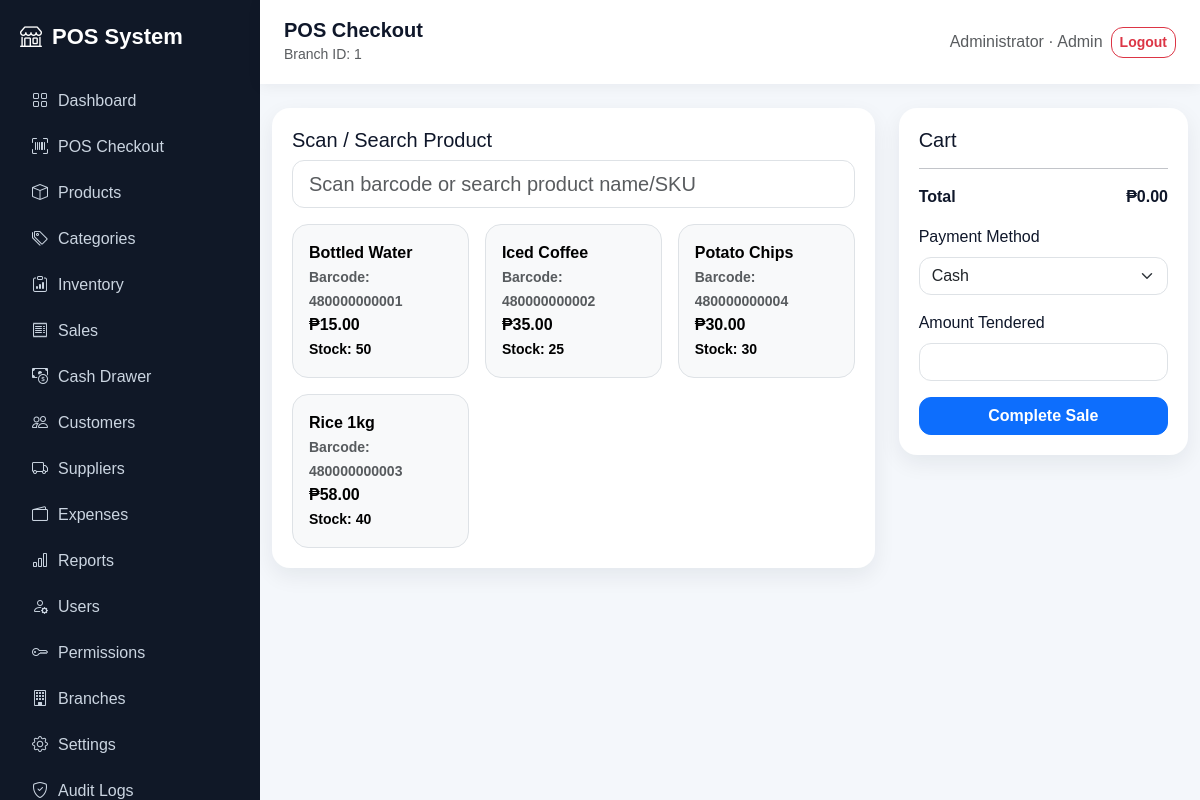
The app's page /pos/index.php (signed in) with its own data.
### tables this page shows
CREATE TABLE products (
  id INT AUTO_INCREMENT PRIMARY KEY,
  branch_id INT NOT NULL,
  category_id INT NULL,
  name VARCHAR(160) NOT NULL,
  barcode VARCHAR(100) NULL,
  sku VARCHAR(100) NULL,
  cost DECIMAL(12,2) DEFAULT 0,
  price DECIMAL(12,2) NOT NULL DEFAULT 0,
  stock_qty INT NOT NULL DEFAULT 0,
  low_stock_threshold INT NOT NULL DEFAULT 5,
  created_at TIMESTAMP DEFAULT CURRENT_TIMESTAMP,
  UNIQUE KEY unique_branch_barcode (branch_id, barcode),
  FOREIGN KEY (branch_id) REFERENCES branches(id) ON DELETE CASCADE,
  FOREIGN KEY (category_id) REFERENCES categories(id) ON DELETE SET NULL
);

### pos/index.php (the view, shortened to what this page needs)
<?php
require_once __DIR__ . '/../config/database.php';
require_once __DIR__ . '/../includes/header.php';
$branchId = current_branch_id();
$products = $pdo->prepare('SELECT id,name,barcode,sku,price,stock_qty FROM products WHERE branch_id=? AND stock_qty > 0 ORDER BY name');
$products->execute([$branchId]);
?>
<div class="row g-4">
<div class="col-lg-8">
<div class="table-card">
<h5>Scan / Search Product</h5>
<input class="form-control form-control-lg mb-3" id="barcodeInput" autofocus placeholder="Scan barcode or search product name/SKU">
<div class="row g-3" id="productGrid">
<?php foreach($products as $p): ?>
<div class="col-md-4 product-card" data-search="<?= htmlspecialchars(strtolower($p['name'].' '.$p['barcode'].' '.$p['sku'])) ?>">
<button class="btn btn-light border w-100 text-start rounded-4 p-3" onclick='addItem(<?= json_encode($p) ?>)'>
<strong><?= htmlspecialchars($p['name']) ?></strong><br><small class="text-muted">Barcode: <?= htmlspecialchars($p['barcode'] ?: 'N/A') ?></small><br><span>₱<?= number_format($p['price'],2) ?></span><br><small>Stock: <?= (int)$p['stock_qty'] ?></small>
</button>
</div>
<?php endforeach; ?>
</div>
</div>
</div>
<div class="col-lg-4"><div class="table-card pos-cart"><h5>Cart</h5><form method="post" action="checkout.php" id="checkoutForm"><div id="cartItems"></div><hr><div class="d-flex justify-content-between"><strong>Total</strong><strong id="cartTotal">₱0.00</strong></div><input type="hidden" name="cart_json" id="cartJson"><label class="form-label mt-3">Payment Method</label><select class="form-select" name="payment_method"><option>Cash</option><option>GCash</option><option>Card</option></select><label class="form-label mt-3">Amount Tendered</label><input class="form-control" type="number" step="0.01" name="amount_tendered" required><button class="btn btn-primary w-100 mt-3">Complete Sale</button></form></div></div>
</div>
<?php include __DIR__ . '/../includes/footer.php'; ?>

### assets/css/app.css (style rules this page uses)
:root { --sidebar:#101827; --primary:#2563eb; --bg:#f4f7fb; }
body { background: var(--bg); font-family: Arial, sans-serif; }
.table-card { background:#fff; border-radius:18px; padding:20px; box-shadow:0 8px 22px rgba(15,23,42,.07); }
.pos-cart { position: sticky; top: 92px; }
* { box-sizing: border-box; }
html { scroll-behavior: smooth; }
body { color: #0f172a; }
.card, .table-card, .soft-card, .stat-card { transition: transform .18s ease, box-shadow .18s ease; }
.form-control, .form-select, .btn { border-radius: 12px; }
.btn { font-weight: 600; }

### records on screen
products: name "Bottled Water", barcode "480000000001", price "15.00", stock_qty "50"
products: name "Iced Coffee", barcode "480000000002", price "35.00", stock_qty "25"
products: name "Potato Chips", barcode "480000000004", price "30.00", stock_qty "30"
products: name "Rice 1kg", barcode "480000000003", price "58.00", stock_qty "40"

### other values on screen
$link['label'] "Dashboard"
$link['label'] "POS Checkout"
$link['label'] "Products"
$link['label'] "Categories"
$link['label'] "Inventory"
$link['label'] "Sales"
$link['label'] "Cash Drawer"
$link['label'] "Customers"
$link['label'] "Suppliers"
$link['label'] "Expenses"
$link['label'] "Reports"
$link['label'] "Users"
$link['label'] "Permissions"
$link['label'] "Branches"
$link['label'] "Settings"
